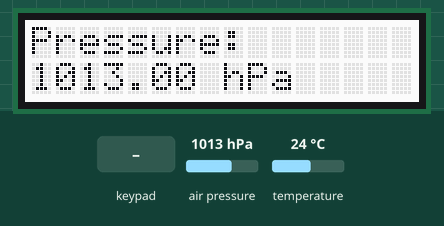
Recording of a sketch running on a simulated Arduino Uno, built with avr-gcc and run on an emulated ATmega328P. On the bench: 16×2 character LCD. Inputs (shaded band) come from the test bench; at power-on: air pressure 1013 hPa, temperature 24 °C. What the sketch prints to the serial monitor is not drawn.

Above: at 0.7 s.
At 1.7 s:
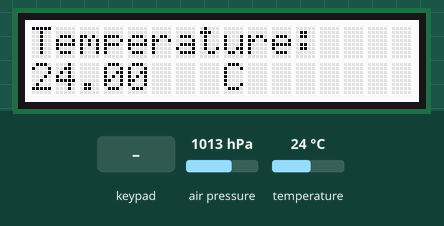
1.8 s: key 'S' pressed
At 3.2 s:
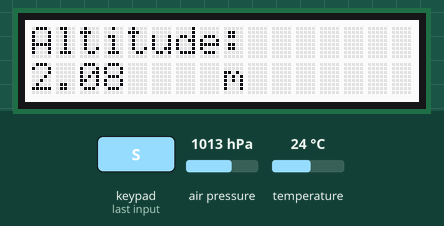
At 7.2 s:
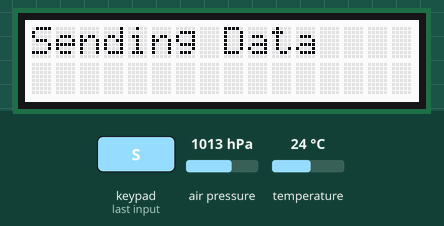
Timing chart, 0 to 8.7 s (numbered marks = the images above; inputs shaded):
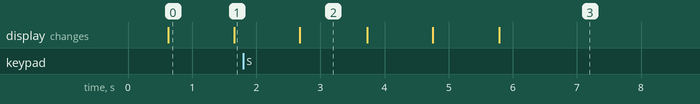

The sketch:

_140318_BMP_firefly_v6_5.ino
```cpp
#include <Wire.h>
#include <Adafruit_Sensor.h>
#include <Adafruit_BMP085_U.h>
#include <Adafruit_MCP23017.h>
#include <Adafruit_RGBLCDShield.h>

/* This driver uses the Adafruit unified sensor library (Adafruit_Sensor),
   which provides a common 'type' for sensor data and some helper functions.

   To use this driver you will also need to download the Adafruit_Sensor
   library and include it in your libraries folder.

   You should also assign a unique ID to this sensor for use with
   the Adafruit Sensor API so that you can identify this particular
   sensor in any data logs, etc.  To assign a unique ID, simply
   provide an appropriate value in the constructor below (12345
   is used by default in this example).

   Connections
   ===========
   Connect SCL to analog 5
   Connect SDA to analog 4
   Connect VDD to 3.3V DC
   Connect GROUND to common ground

   History
   =======
   2013/JUN/17  - Updated altitude calculations (KTOWN)
   2013/FEB/13  - First version (KTOWN)
*/

Adafruit_BMP085_Unified bmp = Adafruit_BMP085_Unified(10085);

Adafruit_RGBLCDShield lcd = Adafruit_RGBLCDShield();
//int led = 13;            // led pin number

/**************************************************************************/
/*
    Displays some basic information on this sensor from the unified
    sensor API sensor_t type (see Adafruit_Sensor for more information)
*/
/**************************************************************************/
void displaySensorDetails(void)
{
  sensor_t sensor;
  bmp.getSensor(&sensor);
  /*Serial.println("------------------------------------");
  Serial.print  ("Sensor:       "); Serial.println(sensor.name);
  Serial.print  ("Driver Ver:   "); Serial.println(sensor.version);
  Serial.print  ("Unique ID:    "); Serial.println(sensor.sensor_id);
  Serial.print  ("Max Value:    "); Serial.print(sensor.max_value); Serial.println(" hPa");
  Serial.print  ("Min Value:    "); Serial.print(sensor.min_value); Serial.println(" hPa");
  Serial.print  ("Resolution:   "); Serial.print(sensor.resolution); Serial.println(" hPa");
  Serial.println("------------------------------------");
  Serial.println("");*/
  delay(500);
}

/**************************************************************************/
/*
    Arduino setup function (automatically called at startup)
*/
/**************************************************************************/
void setup(void)
{
  Serial.begin(9600);
  lcd.begin(16, 2);
  lcd.print("Pressure Sensor");
  Serial.println("Pressure Sensor Test"); Serial.println("");

  /* Initialise the sensor */
  if(!bmp.begin())
  {
    /* There was a problem detecting the BMP085 ... check your connections */
    Serial.print("Ooops, no BMP085 detected ... Check your wiring or I2C ADDR!");
    lcd.setBacklight(0x7);
    lcd.setCursor(0,1);
    lcd.print("no BMP085 detected");
    while(1);
  }

  /* Display some basic information on this sensor */
  displaySensorDetails();

  //pinMode(led, OUTPUT);  // configure LED pin
}

/**************************************************************************/
/*
    Arduino loop function, called once 'setup' is complete (your own code
    should go here)
*/
/**************************************************************************/
void loop(void)
{
 /* int b = 0;
  // if there's data available
  if (Serial.available () > 0) {
    // read a byte
    b = Serial.read();
    if (b == 0x00) {
      digitalWrite(led, LOW);
      Serial.write(0x10);
    } else if (b == 0x01) {
      digitalWrite(led, HIGH);
      Serial.write(0x11);
    }
  }*/

  /* Get a new sensor event */
  sensors_event_t event;
  bmp.getEvent(&event);
  uint8_t buttons = lcd.readButtons();

  /* Display the results (barometric pressure is measure in hPa) */
  if (event.pressure)
  {
    /* Display atmospheric pressue in hPa */
    Serial.print("Pressure:    ");
    Serial.print(event.pressure);
    Serial.println(" hPa");
    display_on_lcd("Pressure:",event.pressure,"hPa");

     /* Calculating altitude with reasonable accuracy requires pressure    *
     * sea level pressure for your position at the moment the data is     *
     * converted, as well as the ambient temperature in degress           *
     * celcius.  If you don't have these values, a 'generic' value of     *
     * 1013.25 hPa can be used (defined as SENSORS_PRESSURE_SEALEVELHPA   *
     * in sensors.h), but this isn't ideal and will give variable         *
     * results from one day to the next.                                  *
     *                                                                    *
     * You can usually find the current SLP value by looking at weather   *
     * websites or from environmental information centers near any major  *
     * airport.                                                           *
     *                                                                    *
     * For example, for Paris, France you can check the current mean      *
     * pressure and sea level at: http://bit.ly/16Au8ol                   */

    /* First we get the current temperature from the BMP085 */
    float temperature;
    bmp.getTemperature(&temperature);
    Serial.print("Temperature: ");
    Serial.print(temperature);
    Serial.print(" C     ");
    Serial.print(((temperature*9)/5)+32);
    Serial.println(" F");

    delay(1000);
    display_on_lcd("Temperature:",temperature,"C");


    /* Then convert the atmospheric pressure, SLP and temp to altitude    */
    /* Update this next line with the current SLP for better results      */
    float seaLevelPressure = SENSORS_PRESSURE_SEALEVELHPA;
    Serial.print("Altitude:    ");
    Serial.print(bmp.pressureToAltitude(seaLevelPressure,
                                        event.pressure,
                                        temperature));
    Serial.println(" m");
    Serial.println("");

    delay(1000);
    display_on_lcd("Altitude:",bmp.pressureToAltitude(seaLevelPressure, event.pressure, temperature),"m");

    if (buttons & BUTTON_SELECT)
    {
      lcd.clear();
      lcd.setCursor(0,0);
      lcd.print("Sending Data ");
      delay(10000);
    }

  }
  else
  {
    Serial.println("Sensor error");
  }
  delay(1000);
}
void display_on_lcd(String title, float value, String unit)
{
  lcd.setBacklight(0x7);
  lcd.clear();
  lcd.setCursor(0,0);
  lcd.print(title);
  lcd.setCursor(0,1);
  lcd.print(value);
  lcd.setCursor(8,1);
  lcd.print(unit);
  lcd.setCursor(11,1);
}
```

Measured:
- after the input at 1.8 s, the display: first differs from a run without the input after 4.0 s (image 3)
- what the display in image 0 shows lasts 1.1 s, from 0.6 s to 1.7 s
- what the display in image 2 shows lasts 1.0 s, from 2.7 s to 3.7 s
